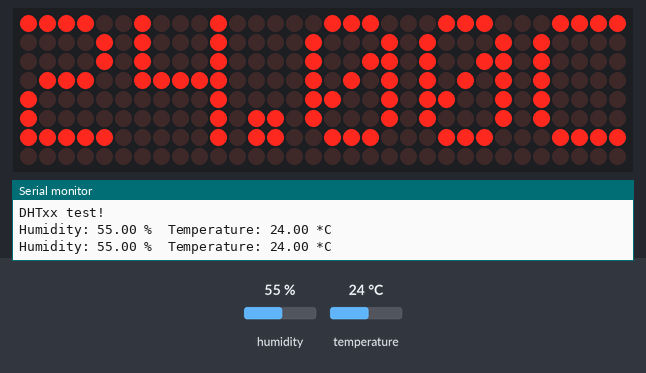
The sketch below on a simulated Arduino Uno, built with avr-gcc and run on an emulated ATmega328P. On the bench: 32×8 LED matrix, the last lines printed to the serial monitor. The test bench sets the inputs (shaded band); at power-on: humidity 55 %, temperature 24 °C.

Above: at 8.8 s.
8.9 s: humidity set to 22 %
At 18.9 s:
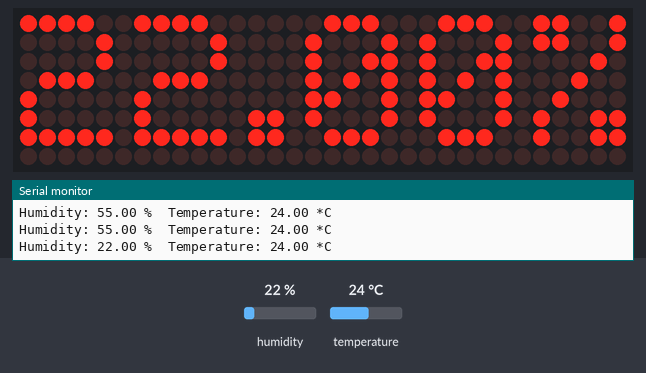
21.5 s: temperature set to 12 °C
At 26.9 s:
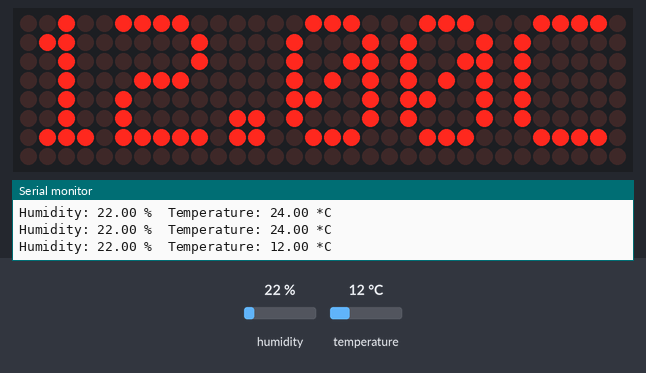
31.5 s: humidity set to 40 %
At 37.4 s:
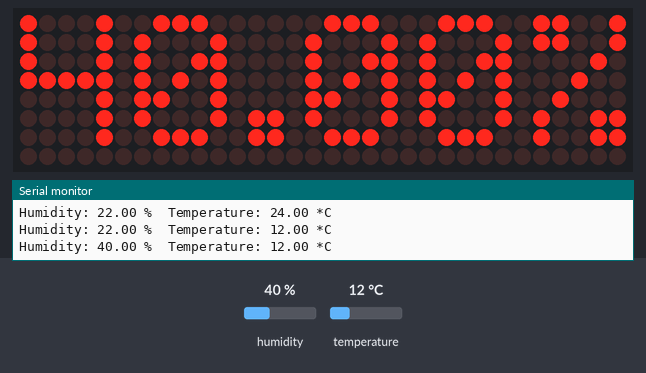
39.5 s: temperature set to 19 °C
At 45.4 s:
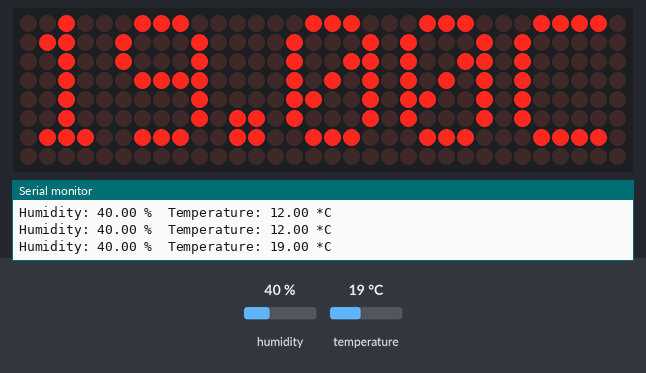
Timing chart, 0 to 46.9 s (numbered marks = the images above; inputs shaded):
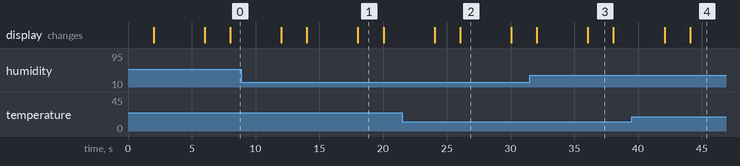

Measured:
- after the input at 8.9 s, the display: first differs from a run without the input after 9.1 s (image 1)
- after the input at 21.5 s, the display: first differs from a run without the input after 4.6 s (image 2)
- after the input at 31.5 s, the display: first differs from a run without the input after 4.6 s (image 3)
- after the input at 39.5 s, the display: first differs from a run without the input after 4.6 s (image 4)
- what the display in image 1 shows lasts 2.0 s, from 18.0 s to 20.0 s
- what the display in image 2 shows lasts 4.0 s, from 26.1 s to 30.1 s

The sketch:

sketch_may17e.ino
```cpp
#include <MD_Parola.h>
#include <MD_MAX72xx.h>
#include <SPI.h>
#include <DHT.h>;

//Constants
#define DHTPIN 4     // what pin we're connected to
#define DHTTYPE DHT22   // DHT 22  (AM2302) !!!!
DHT dht(DHTPIN, DHTTYPE); //// Initialize DHT sensor for normal 16mhz Arduino

//--------------------

// Uncomment according to your hardware type
#define HARDWARE_TYPE MD_MAX72XX::FC16_HW
//#define HARDWARE_TYPE MD_MAX72XX::GENERIC_HW

// Defining size, and output pins
#define MAX_DEVICES 4
#define CS_PIN 5

MD_Parola Display = MD_Parola(HARDWARE_TYPE, CS_PIN, MAX_DEVICES);


//void scrollText(String message, int delayTime) {
//  for (int i=0; i < lcdColumns; i++) {
//    message = " " + message;
//  }
//  message = message + " ";
//  for (int pos = 0; pos < message.length(); pos++) {
//    lcd.setCursor(0, row);
//    lcd.print(message.substring(pos, pos + lcdColumns));
//    delay(delayTime);
//  }
//}

void setup() {
   Serial.begin(9600);
   Serial.println("DHTxx test!");
   dht.begin();
  Display.begin();
  Display.setIntensity(0);
  Display.displayClear();
}

void loop() {
  delay(2000);
    float h = dht.readHumidity();
  // Read temperature as Celsius
  float t = dht.readTemperature();
  // Read temperature as Fahrenheit
  float f = dht.readTemperature(true);

  // Check if any reads failed and exit early (to try again).
  if (isnan(h) || isnan(t) || isnan(f)) {
    Serial.println("Failed to read from DHT sensor!");
    return;
  }

  // Compute heat index
  // Must send in temp in Fahrenheit!
  float hi = dht.computeHeatIndex(f, h);

  Serial.print("Humidity: ");
  Serial.print(h);
  Serial.print(" %\t");
  Serial.print("Temperature: ");
  Serial.print(t);
  Serial.println(" *C ");


  Display.setTextAlignment(PA_CENTER);
  Display.print(String(t) + "C");
  delay(4000);
  Display.print(String(h) + "%");
  Display.setInvert(false);
}
```
